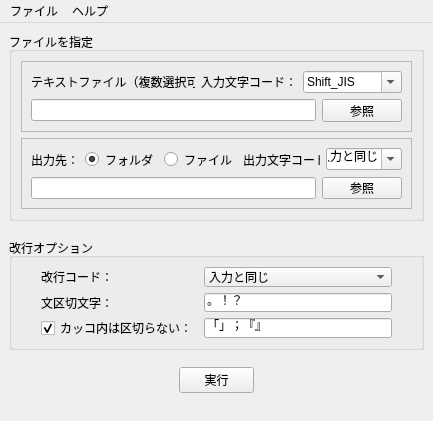
<?xml version="1.0" encoding="UTF-8"?>
<ui version="4.0">
 <class>MainWindow</class>
 <widget class="QMainWindow" name="MainWindow">
  <property name="geometry">
   <rect>
    <x>0</x>
    <y>0</y>
    <width>433</width>
    <height>421</height>
   </rect>
  </property>
  <property name="minimumSize">
   <size>
    <width>433</width>
    <height>421</height>
   </size>
  </property>
  <property name="maximumSize">
   <size>
    <width>433</width>
    <height>421</height>
   </size>
  </property>
  <property name="font">
   <font>
    <family>Meiryo UI</family>
    <weight>50</weight>
    <bold>false</bold>
   </font>
  </property>
  <property name="windowTitle">
   <string>BunCuts - 文割 v0.9</string>
  </property>
  <property name="windowIcon">
   <iconset resource="../app.qrc">
    <normaloff>:/img/icon.256.png</normaloff>:/img/icon.256.png</iconset>
  </property>
  <property name="locale">
   <locale language="Japanese" country="Japan"/>
  </property>
  <widget class="QWidget" name="centralwidget">
   <layout class="QVBoxLayout" name="verticalLayout">
    <item>
     <widget class="QGroupBox" name="groupFiles">
      <property name="minimumSize">
       <size>
        <width>415</width>
        <height>189</height>
       </size>
      </property>
      <property name="maximumSize">
       <size>
        <width>415</width>
        <height>189</height>
       </size>
      </property>
      <property name="title">
       <string>ファイルを指定</string>
      </property>
      <property name="flat">
       <bool>false</bool>
      </property>
      <property name="checkable">
       <bool>false</bool>
      </property>
      <layout class="QVBoxLayout" name="verticalLayout_2">
       <item>
        <widget class="QFrame" name="frameInput">
         <property name="frameShape">
          <enum>QFrame::StyledPanel</enum>
         </property>
         <property name="frameShadow">
          <enum>QFrame::Raised</enum>
         </property>
         <layout class="QVBoxLayout" name="verticalLayout_3">
          <item>
           <layout class="QHBoxLayout" name="horizontalLayout">
            <item>
             <widget class="QLabel" name="labelInput">
              <property name="text">
               <string>テキストファイル（複数選択可）</string>
              </property>
             </widget>
            </item>
            <item>
             <spacer name="horizontalSpacer">
              <property name="orientation">
               <enum>Qt::Horizontal</enum>
              </property>
              <property name="sizeHint" stdset="0">
               <size>
                <width>40</width>
                <height>20</height>
               </size>
              </property>
             </spacer>
            </item>
            <item>
             <widget class="QLabel" name="labelInputEnc">
              <property name="text">
               <string>入力文字コード：</string>
              </property>
             </widget>
            </item>
            <item>
             <widget class="QComboBox" name="cbInputEnc">
              <property name="editable">
               <bool>true</bool>
              </property>
              <item>
               <property name="text">
                <string>Shift_JIS</string>
               </property>
              </item>
              <item>
               <property name="text">
                <string>UTF-8</string>
               </property>
              </item>
              <item>
               <property name="text">
                <string>EUC-JP</string>
               </property>
              </item>
              <item>
               <property name="text">
                <string>ISO-2022-JP</string>
               </property>
              </item>
             </widget>
            </item>
           </layout>
          </item>
          <item>
           <layout class="QHBoxLayout" name="horizontalLayout_2">
            <item>
             <widget class="QLineEdit" name="lineInput"/>
            </item>
            <item>
             <widget class="QPushButton" name="btnBrowseInput">
              <property name="text">
               <string>参照</string>
              </property>
              <property name="autoDefault">
               <bool>true</bool>
              </property>
              <property name="default">
               <bool>false</bool>
              </property>
              <property name="flat">
               <bool>false</bool>
              </property>
             </widget>
            </item>
           </layout>
          </item>
         </layout>
        </widget>
       </item>
       <item>
        <widget class="QFrame" name="frameOutput">
         <property name="frameShape">
          <enum>QFrame::StyledPanel</enum>
         </property>
         <property name="frameShadow">
          <enum>QFrame::Raised</enum>
         </property>
         <layout class="QVBoxLayout" name="verticalLayout_4">
          <item>
           <layout class="QHBoxLayout" name="horizontalLayout_5">
            <item>
             <widget class="QLabel" name="labelOutput">
              <property name="text">
               <string>出力先：</string>
              </property>
             </widget>
            </item>
            <item>
             <widget class="QRadioButton" name="rbOutputIsFolder">
              <property name="text">
               <string>フォルダ</string>
              </property>
              <property name="checked">
               <bool>true</bool>
              </property>
             </widget>
            </item>
            <item>
             <widget class="QRadioButton" name="rbOutputIsFile">
              <property name="text">
               <string>ファイル</string>
              </property>
             </widget>
            </item>
            <item>
             <spacer name="horizontalSpacer_2">
              <property name="orientation">
               <enum>Qt::Horizontal</enum>
              </property>
              <property name="sizeHint" stdset="0">
               <size>
                <width>40</width>
                <height>20</height>
               </size>
              </property>
             </spacer>
            </item>
            <item>
             <widget class="QLabel" name="labelOutputEnc">
              <property name="text">
               <string>出力文字コード：</string>
              </property>
             </widget>
            </item>
            <item>
             <widget class="QComboBox" name="cbOutputEnc">
              <property name="editable">
               <bool>true</bool>
              </property>
              <item>
               <property name="text">
                <string>入力と同じ</string>
               </property>
              </item>
              <item>
               <property name="text">
                <string>Shift_JIS</string>
               </property>
              </item>
              <item>
               <property name="text">
                <string>UTF-8</string>
               </property>
              </item>
              <item>
               <property name="text">
                <string>EUC-JP</string>
               </property>
              </item>
              <item>
               <property name="text">
                <string>ISO-2022-JP</string>
               </property>
              </item>
             </widget>
            </item>
           </layout>
          </item>
          <item>
           <layout class="QHBoxLayout" name="horizontalLayout_3">
            <item>
             <widget class="QLineEdit" name="lineOutput"/>
            </item>
            <item>
             <widget class="QPushButton" name="btnBrowseOutput">
              <property name="text">
               <string>参照</string>
              </property>
             </widget>
            </item>
           </layout>
          </item>
         </layout>
        </widget>
       </item>
      </layout>
     </widget>
    </item>
    <item>
     <spacer name="verticalSpacer_2">
      <property name="orientation">
       <enum>Qt::Vertical</enum>
      </property>
      <property name="sizeHint" stdset="0">
       <size>
        <width>20</width>
        <height>40</height>
       </size>
      </property>
     </spacer>
    </item>
    <item>
     <widget class="QGroupBox" name="groupOptions">
      <property name="enabled">
       <bool>true</bool>
      </property>
      <property name="minimumSize">
       <size>
        <width>415</width>
        <height>112</height>
       </size>
      </property>
      <property name="maximumSize">
       <size>
        <width>415</width>
        <height>112</height>
       </size>
      </property>
      <property name="title">
       <string>改行オプション</string>
      </property>
      <property name="flat">
       <bool>false</bool>
      </property>
      <layout class="QHBoxLayout" name="horizontalLayout_7">
       <item>
        <spacer name="horizontalSpacer_3">
         <property name="orientation">
          <enum>Qt::Horizontal</enum>
         </property>
         <property name="sizeType">
          <enum>QSizePolicy::Fixed</enum>
         </property>
         <property name="sizeHint" stdset="0">
          <size>
           <width>20</width>
           <height>20</height>
          </size>
         </property>
        </spacer>
       </item>
       <item>
        <layout class="QFormLayout" name="formOptions">
         <property name="fieldGrowthPolicy">
          <enum>QFormLayout::AllNonFixedFieldsGrow</enum>
         </property>
         <item row="0" column="0">
          <widget class="QLabel" name="labelNewline">
           <property name="text">
            <string>改行コード：</string>
           </property>
          </widget>
         </item>
         <item row="0" column="1">
          <widget class="QComboBox" name="cbNewline">
           <property name="maximumSize">
            <size>
             <width>16777215</width>
             <height>16777215</height>
            </size>
           </property>
           <property name="editable">
            <bool>false</bool>
           </property>
           <item>
            <property name="text">
             <string>入力と同じ</string>
            </property>
           </item>
           <item>
            <property name="text">
             <string>CRLF(Windows)</string>
            </property>
           </item>
           <item>
            <property name="text">
             <string>LF(Unix/Mac OS X/Linux)</string>
            </property>
           </item>
          </widget>
         </item>
         <item row="1" column="0">
          <widget class="QLabel" name="labelDelimiters">
           <property name="text">
            <string>文区切文字：</string>
           </property>
          </widget>
         </item>
         <item row="2" column="0">
          <widget class="QCheckBox" name="checkQuote">
           <property name="autoFillBackground">
            <bool>false</bool>
           </property>
           <property name="text">
            <string>カッコ内は区切らない：</string>
           </property>
           <property name="checked">
            <bool>true</bool>
           </property>
          </widget>
         </item>
         <item row="1" column="1">
          <widget class="QLineEdit" name="lineDelimiters">
           <property name="text">
            <string>。！？</string>
           </property>
          </widget>
         </item>
         <item row="2" column="1">
          <widget class="QLineEdit" name="lineQuotes">
           <property name="text">
            <string>「」；『』</string>
           </property>
          </widget>
         </item>
        </layout>
       </item>
       <item>
        <spacer name="horizontalSpacer_4">
         <property name="orientation">
          <enum>Qt::Horizontal</enum>
         </property>
         <property name="sizeType">
          <enum>QSizePolicy::Fixed</enum>
         </property>
         <property name="sizeHint" stdset="0">
          <size>
           <width>20</width>
           <height>20</height>
          </size>
         </property>
        </spacer>
       </item>
      </layout>
     </widget>
    </item>
    <item>
     <spacer name="verticalSpacer">
      <property name="orientation">
       <enum>Qt::Vertical</enum>
      </property>
      <property name="sizeHint" stdset="0">
       <size>
        <width>20</width>
        <height>40</height>
       </size>
      </property>
     </spacer>
    </item>
    <item>
     <layout class="QHBoxLayout" name="horizontalLayout_4">
      <item alignment="Qt::AlignHCenter">
       <widget class="QPushButton" name="btnExecute">
        <property name="enabled">
         <bool>true</bool>
        </property>
        <property name="maximumSize">
         <size>
          <width>75</width>
          <height>16777215</height>
         </size>
        </property>
        <property name="text">
         <string>実行</string>
        </property>
       </widget>
      </item>
     </layout>
    </item>
   </layout>
  </widget>
  <widget class="QMenuBar" name="menubar">
   <property name="geometry">
    <rect>
     <x>0</x>
     <y>0</y>
     <width>433</width>
     <height>24</height>
    </rect>
   </property>
   <widget class="QMenu" name="menuFile">
    <property name="title">
     <string>ファイル</string>
    </property>
    <addaction name="actionExit"/>
   </widget>
   <widget class="QMenu" name="menuHelp">
    <property name="title">
     <string>ヘルプ</string>
    </property>
    <addaction name="actionAbout"/>
   </widget>
   <addaction name="menuFile"/>
   <addaction name="menuHelp"/>
  </widget>
  <widget class="QStatusBar" name="statusbar">
   <property name="enabled">
    <bool>false</bool>
   </property>
   <property name="sizeGripEnabled">
    <bool>false</bool>
   </property>
  </widget>
  <action name="actionExit">
   <property name="text">
    <string>終了</string>
   </property>
   <property name="toolTip">
    <string>アプリケーションを終了します</string>
   </property>
  </action>
  <action name="actionAbout">
   <property name="text">
    <string>About BunCuts</string>
   </property>
  </action>
 </widget>
 <tabstops>
  <tabstop>btnBrowseInput</tabstop>
  <tabstop>lineInput</tabstop>
  <tabstop>cbInputEnc</tabstop>
  <tabstop>rbOutputIsFolder</tabstop>
  <tabstop>rbOutputIsFile</tabstop>
  <tabstop>btnBrowseOutput</tabstop>
  <tabstop>lineOutput</tabstop>
  <tabstop>cbOutputEnc</tabstop>
  <tabstop>cbNewline</tabstop>
  <tabstop>lineDelimiters</tabstop>
  <tabstop>checkQuote</tabstop>
  <tabstop>lineQuotes</tabstop>
  <tabstop>btnExecute</tabstop>
 </tabstops>
 <resources>
  <include location="../app.qrc"/>
 </resources>
 <connections>
  <connection>
   <sender>checkQuote</sender>
   <signal>toggled(bool)</signal>
   <receiver>lineQuotes</receiver>
   <slot>setEnabled(bool)</slot>
   <hints>
    <hint type="sourcelabel">
     <x>112</x>
     <y>326</y>
    </hint>
    <hint type="destinationlabel">
     <x>285</x>
     <y>327</y>
    </hint>
   </hints>
  </connection>
 </connections>
</ui>
